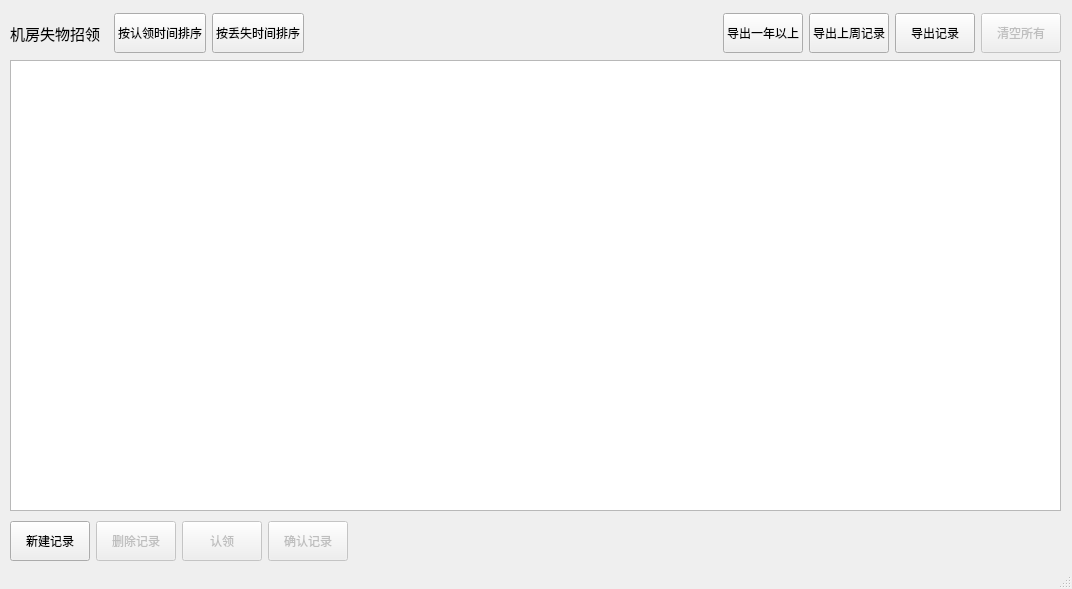
<?xml version="1.0" encoding="UTF-8"?>
<ui version="4.0">
 <class>dashboard</class>
 <widget class="QMainWindow" name="dashboard">
  <property name="geometry">
   <rect>
    <x>0</x>
    <y>0</y>
    <width>1072</width>
    <height>589</height>
   </rect>
  </property>
  <property name="windowTitle">
   <string>MainWindow</string>
  </property>
  <widget class="QWidget" name="centralwidget">
   <widget class="QWidget" name="horizontalLayoutWidget">
    <property name="geometry">
     <rect>
      <x>10</x>
      <y>10</y>
      <width>1051</width>
      <height>47</height>
     </rect>
    </property>
    <layout class="QHBoxLayout" name="horizontalLayout_3">
     <item>
      <layout class="QVBoxLayout" name="verticalLayout_2">
       <property name="leftMargin">
        <number>0</number>
       </property>
       <property name="rightMargin">
        <number>8</number>
       </property>
       <property name="bottomMargin">
        <number>0</number>
       </property>
       <item>
        <widget class="QLabel" name="label_2">
         <property name="font">
          <font>
           <pointsize>11</pointsize>
          </font>
         </property>
         <property name="text">
          <string>机房失物招领</string>
         </property>
         <property name="alignment">
          <set>Qt::AlignCenter</set>
         </property>
        </widget>
       </item>
      </layout>
     </item>
     <item>
      <widget class="QPushButton" name="sortByFound">
       <property name="minimumSize">
        <size>
         <width>0</width>
         <height>40</height>
        </size>
       </property>
       <property name="text">
        <string>按认领时间排序</string>
       </property>
      </widget>
     </item>
     <item>
      <widget class="QPushButton" name="sortByLost">
       <property name="minimumSize">
        <size>
         <width>0</width>
         <height>40</height>
        </size>
       </property>
       <property name="text">
        <string>按丢失时间排序</string>
       </property>
      </widget>
     </item>
     <item>
      <spacer name="horizontalSpacer_3">
       <property name="orientation">
        <enum>Qt::Horizontal</enum>
       </property>
       <property name="sizeHint" stdset="0">
        <size>
         <width>40</width>
         <height>20</height>
        </size>
       </property>
      </spacer>
     </item>
     <item>
      <widget class="QPushButton" name="export_last_year">
       <property name="minimumSize">
        <size>
         <width>0</width>
         <height>40</height>
        </size>
       </property>
       <property name="text">
        <string>导出一年以上</string>
       </property>
      </widget>
     </item>
     <item>
      <widget class="QPushButton" name="export_last_week">
       <property name="minimumSize">
        <size>
         <width>0</width>
         <height>40</height>
        </size>
       </property>
       <property name="text">
        <string>导出上周记录</string>
       </property>
      </widget>
     </item>
     <item>
      <widget class="QPushButton" name="exportRecord">
       <property name="enabled">
        <bool>true</bool>
       </property>
       <property name="minimumSize">
        <size>
         <width>0</width>
         <height>40</height>
        </size>
       </property>
       <property name="text">
        <string>导出记录</string>
       </property>
      </widget>
     </item>
     <item>
      <widget class="QPushButton" name="removeAll">
       <property name="enabled">
        <bool>false</bool>
       </property>
       <property name="minimumSize">
        <size>
         <width>0</width>
         <height>40</height>
        </size>
       </property>
       <property name="text">
        <string>清空所有</string>
       </property>
      </widget>
     </item>
    </layout>
   </widget>
   <widget class="QWidget" name="horizontalLayoutWidget_2">
    <property name="geometry">
     <rect>
      <x>10</x>
      <y>520</y>
      <width>1051</width>
      <height>42</height>
     </rect>
    </property>
    <layout class="QHBoxLayout" name="horizontalLayout_4">
     <item>
      <widget class="QPushButton" name="newRecord">
       <property name="minimumSize">
        <size>
         <width>0</width>
         <height>40</height>
        </size>
       </property>
       <property name="text">
        <string>新建记录</string>
       </property>
      </widget>
     </item>
     <item>
      <widget class="QPushButton" name="removeRecord">
       <property name="enabled">
        <bool>false</bool>
       </property>
       <property name="minimumSize">
        <size>
         <width>0</width>
         <height>40</height>
        </size>
       </property>
       <property name="text">
        <string>删除记录</string>
       </property>
      </widget>
     </item>
     <item>
      <widget class="QPushButton" name="found">
       <property name="enabled">
        <bool>false</bool>
       </property>
       <property name="minimumSize">
        <size>
         <width>0</width>
         <height>40</height>
        </size>
       </property>
       <property name="text">
        <string>认领</string>
       </property>
      </widget>
     </item>
     <item>
      <widget class="QPushButton" name="confirmRecord">
       <property name="enabled">
        <bool>false</bool>
       </property>
       <property name="minimumSize">
        <size>
         <width>0</width>
         <height>40</height>
        </size>
       </property>
       <property name="text">
        <string>确认记录</string>
       </property>
      </widget>
     </item>
     <item>
      <spacer name="horizontalSpacer_4">
       <property name="orientation">
        <enum>Qt::Horizontal</enum>
       </property>
       <property name="sizeHint" stdset="0">
        <size>
         <width>40</width>
         <height>20</height>
        </size>
       </property>
      </spacer>
     </item>
    </layout>
   </widget>
   <widget class="QTableWidget" name="recordTable">
    <property name="geometry">
     <rect>
      <x>10</x>
      <y>60</y>
      <width>1051</width>
      <height>451</height>
     </rect>
    </property>
   </widget>
  </widget>
  <widget class="QStatusBar" name="statusbar"/>
 </widget>
 <resources/>
 <connections/>
</ui>
